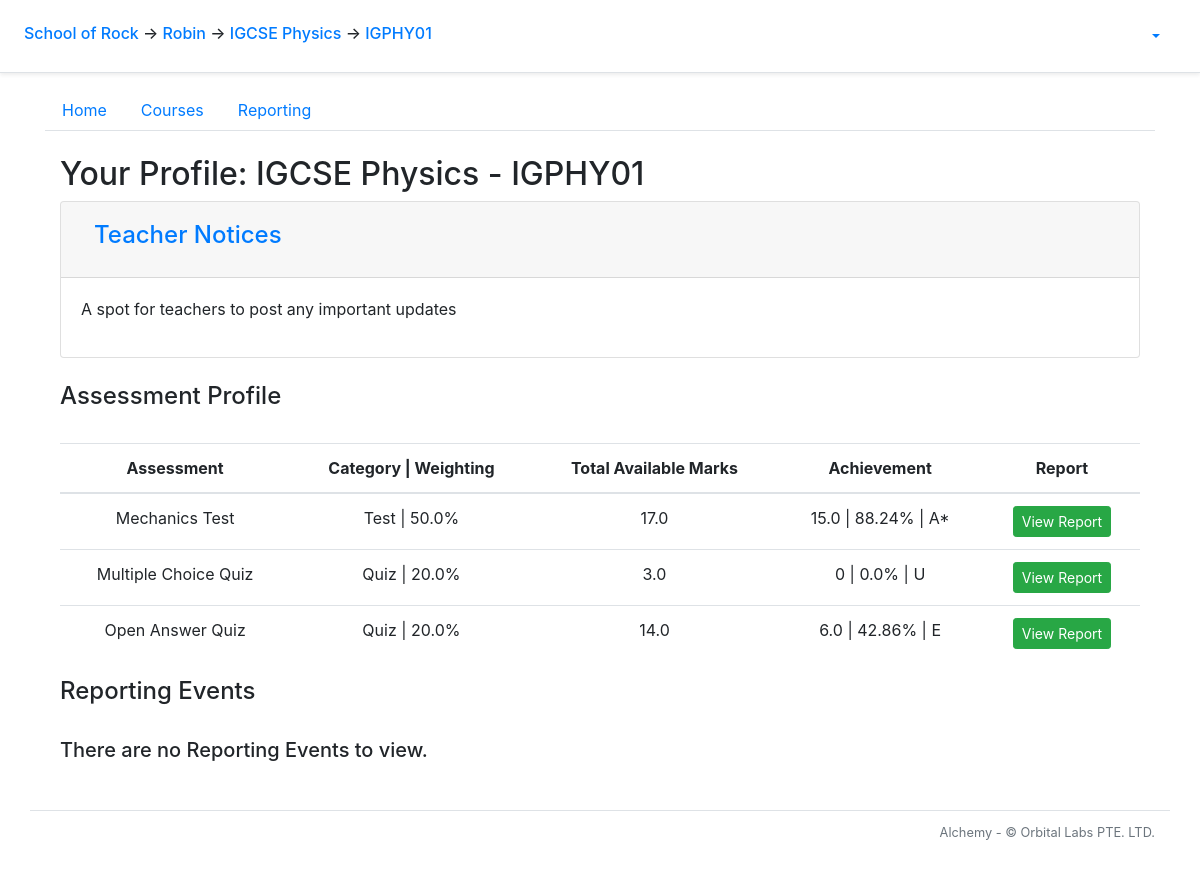
/student/1/course-view/1, run on the app's committed database.
### alchemy/models.py (models this page shows, shortened)
class School(db.Model):
    __tablename__ = 'school'
    id = db.Column(db.Integer, primary_key=True)
    name = db.Column(db.String(50))
    departments = db.relationship('Department', backref='school')
    snapshots = db.relationship('Snapshot', backref='school')

class AwsUser(db.Model):
    __tablename__ = 'aws_user'
    id = db.Column(db.Integer, primary_key=True)
    sub = db.Column(db.String(64), unique=True) # UUID string
    username = db.Column(db.String(64), nullable=False)
    group = db.Column(db.String(64), nullable=False) # Would we support multiple groups per user?
    email = db.Column(db.String(64))
    given_name = db.Column(db.String(32))
    family_name = db.Column(db.String(32))
    USER_ATTRIBUTES = ('given_name', 'family_name', 'email')

class Course(db.Model):
    __tablename__ = 'course'
    id = db.Column(db.Integer, primary_key=True)
    name = db.Column(db.String(20), nullable=False)
    department_id = db.Column(db.Integer, db.ForeignKey('department.id'))
    questions = db.relationship('Question', backref = 'q_course')
    tags = db.relationship('Tag', backref='tag_course')
    clazzes = db.relationship('Clazz', backref='course')
    papers = db.relationship('Paper', backref='course')
    grade_levels = db.relationship('GradeLevel', backref='grade_levels')
    assessment_categories = db.relationship('AssessmentCategory', backref='assessment_categories')
    checkpoints = db.relationship('Checkpoint', backref='course')

class Clazz(db.Model):
    __tablename__ = 'clazz'
    id = db.Column(db.Integer, primary_key=True)
    code = db.Column(db.String(20), nullable=False)
    course_id = db.Column(db.Integer, db.ForeignKey('course.id'))
    students = db.relationship('Student', secondary=clazzes_students, back_populates='clazzes',
        order_by='Student.id')

class GradeLevel(db.Model):
    __tablename__ = 'grade_level'
    id = db.Column(db.Integer, primary_key=True)
    grade = db.Column(db.String())
    lower_bound = db.Column(db.Integer)
    upper_bound = db.Column(db.Integer)
    course_id = db.Column(db.Integer, db.ForeignKey('course.id'), nullable=False)

class Paper(db.Model):
    __tablename__ = 'paper'
    id = db.Column(db.Integer, primary_key=True)
    title = db.Column(db.String(50), nullable=False)
    scores = db.relationship('Score', backref='paper')
    paper_questions = db.relationship('PaperQuestion',
            order_by='PaperQuestion.order_number',
            collection_class=ordering_list('order_number', count_from=1))
    course_id = db.Column(db.Integer, db.ForeignKey('course.id'))
    category_id = db.Column(db.Integer, db.ForeignKey('assessment_category.id'), nullable=False)
    category = db.relationship('AssessmentCategory', back_populates='papers')
    checkpoints = db.relationship('Checkpoint', secondary=checkpoints_papers, back_populates='papers')
    @sqlalchemy.orm.reconstructor
    def __paper_construct__(self):
        self.build_profile()
    def build_profile(self):
        self.profile = paper_profile.PaperProfile()
        self.profile.total_questions = len(self.paper_questions)
        tag_list = []
        for pq in self.paper_questions:
            if len(pq.question.all_solutions) > 1:
                self.profile.total_mc_questions += 1
                self.profile.total_mc_points += pq.question.points
            elif len(pq.question.all_solutions) == 1:
                self.profile.total_oa_questions += 1
                self.profile.total_oa_points += pq.question.points
            else:
                pass
            self.profile.total_points += pq.question.points
            for tag in pq.question.tags:
                if tag not in tag_list:
                    tag_list.append(tag)
        if self.profile.total_mc_questions > 0:
            self.profile.has_mc_questions = True
        if self.profile.total_points != 0:
            self.profile.mcq_points_norm_ratio = round(self.profile.total_mc_points/self.profile.total_points*100, 1)
            self.profile.oaq_points_norm_ratio = round(self.profile.total_oa_points/self.profile.total_points*100, 1)
        for tag in tag_list:
            new_tag_profile = paper_profile.build_tag_profile(self, tag)
            new_tag_profile.calculate_q_percentage(self.profile)
            new_tag_profile.calculate_p_percentage(self.profile)
            self.profile.tag_profile_list.append(new_tag_profile)

class AssessmentCategory(db.Model):
    __tablename__ = 'assessment_category'
    id = db.Column(db.Integer, primary_key=True)
    name = db.Column(db.String())
    weight = db.Column(db.Float)
    course_id = db.Column(db.Integer, db.ForeignKey('course.id'), nullable=False)
    papers = db.relationship('Paper', back_populates='category')

### alchemy/views/student.py (the view)
@bp_student.route('/course-view/<int:course_id>')
@auth_manager.require_group
def course_view(course_id):
    g.course = models.Course.query.filter_by(id = course_id).first()
    for clazz in g.student.clazzes:
        if clazz.course.id == g.course.id:
            g.clazz = clazz
    course_profile = data_manager.StudentCourseProfile(g.student, g.course)
    return flask.render_template('student/course_view.html', profile = course_profile)

### alchemy/auth_manager.py (called while the page is built)
def auth_enabled():
    return False

def require_group(func):
    @functools.wraps(func)
    def deco(*args, **kwargs):
        if not auth_enabled():
            g.current_user = None
        elif flask_jwt_extended.verify_jwt_in_request(optional=True):
            g.current_user = flask_jwt_extended.get_current_user()
        else:
            flask.abort(401)
        return func(*args, **kwargs)
    return deco

### alchemy/reports/data_manager.py (called while the page is built)
def total_score(score_list):
    return sum(score.value for score in score_list if score.value)

def calc_percentage(numerator, denominator):
    percentage = round(numerator/denominator*100, 2)
    return percentage

def determine_grade(percentage, course):
    grade_levels = course.grade_levels
    for i in range(len(grade_levels)):
        if percentage >= grade_levels[i].lower_bound:
            new_grade = grade_levels[i].grade
            break
    return new_grade

    def build_self(self, student, course):
        for paper in course.papers:
            paper_score_tally = PaperScoreTally.from_student(student, paper)
            self.paper_score_tallies.append(paper_score_tally)
        for checkpoint in course.checkpoints:
            checkpoint_tally = checkpoint_data_manager.StudentCheckpointTally(student, checkpoint)
            self.checkpoint_tallies.append(checkpoint_tally)

    def build_self(self):
        if len(self.paper.paper_questions) == 0:
            self.percent_total = None
            self.grade = None
        else:
            self.percent_total = calc_percentage(self.raw_total, self.paper_total)
            self.grade = determine_grade(self.percent_total, self.paper.course)

### alchemy/views/clazz.py (called while the page is built)
@bp_clazz.url_defaults
def url_defaults(endpoint, values):
    if 'clazz_id' not in values:
        values['clazz_id'] = g.clazz.id

### alchemy/views/course.py (called while the page is built)
@bp_course.url_defaults
def url_defaults(endpoint, values):
    if 'course_id' not in values:
        values['course_id'] = g.course.id

### alchemy/views/profile.py (called while the page is built)
def build_tag_profile(paper, primary_tag):
    allocated_questions = 0
    allocated_points = 0
    for paper_question in paper.paper_questions:
        for tag in paper_question.question.tags:
            if tag.name == primary_tag.name:
                allocated_questions += 1
                allocated_points += paper_question.question.points
    tag_profile = TagProfile(primary_tag, allocated_questions, allocated_points)
    return tag_profile

### alchemy/views/school.py (called while the page is built)
@bp_school.url_defaults
def bp_school_url_defaults(endpoint, values):
    if 'school_id' not in values:
        values['school_id'] = g.school.id

### alchemy/templates/student/course_view.html (shortened to what this page needs)
{% extends "student/layout.html" %}
{% block student_tab_content %}
<div class='container'>
  <h2>Your Profile: {{ g.clazz.course.name }} - {{ g.clazz.code }}</h2>
</div>
<div class='container'>
  <div class="accordion" id="daily-header">
    <div class="card">
      <div class="card-header" id="header-title">
        <h3 class="mb-0">
          <button class="btn btn-link btn-block text-left" type="button" data-toggle="collapse" data-target="#header-content" aria-expanded="true" aria-controls="header-content">
            <h4>Teacher Notices</h4>
          </button>
        </h3>
      </div>
      <div id="header-content" class="collapse show" aria-labelledby="header-content" data-parent="#daily-header">
        <div class="card-body">
          <p>A spot for teachers to post any important updates</p>
        </div>
      </div>
    </div>
  </div>
</div>
<br>
<div class='container'>
  <h4>Assessment Profile</h4>
  <br>
  <table style="text-align:center" class="table table-hover">
    <tr>
      <th>Assessment</th>
      <th>Category | Weighting</th>
      <th>Total Available Marks</th>
      <th>Achievement</th>
      <th>Report</th>
    </tr>
    <tbody>
      {% for tally in profile.paper_score_tallies %}
        {% if tally.paper.paper_questions|length == 0 %}
          <tr>
            <td>{{ tally.paper.title }}</td>
            <td>{{ tally.paper.category.name }} | {{ tally.paper.category.weight }}%</td>
            <td>{{ tally.paper.profile.total_points }}</td>
            <td><p style="color: orange;">Coming Soon</p></td>
            <td><a class="btn btn-success btn-sm disabled">Not Yet Available</a></td>
          </tr>
        {% else %}
          <tr>
            <td>{{ tally.paper.title }}</td>
            {% if tally.has_all_scores %}
              <td>{{ tally.paper.category.name }} | {{ tally.paper.category.weight }}%</td>
              <td>{{ tally.paper.profile.total_points }}</td>
              <td> {{ tally.raw_total }} | {{ tally.percent_total }}% | {{ tally.grade }} </td>
              <td><a class="btn btn-success btn-sm" target="_blank" href="{{ url_for('student.paper_report', student_id = g.student.id, paper_id = tally.paper.id, clazz_id = g.clazz.id, section_selection_string_get = g.student_paper_report_sections_string) }}" >View Report</a></td>
            {% else %}
              <td>No Grade Assigned</td>
              <td><a class="btn btn-success btn-sm disabled">Not Yet Available</a></td>
            {% endif %}
          </tr>
        {% endif %}
      {% endfor %}
    </tbody>
  </table>
</div>
<div class='container'>
  <h4>Reporting Events</h4>
  <br>
  {% if g.school.snapshots|length == 0 %}
    <h5 color='red'>There are no Reporting Events to view.</h5>
  {% endif %}
</div>
{% endblock student_tab_content %}

### alchemy/templates/layout_start.html (shortened to what this page needs)
<!doctype html>
<html lang="en">
  <head>
      <link rel="stylesheet" href="https://stackpath.bootstrapcdn.com/bootstrap/4.5.0/css/bootstrap.min.css">
      <link rel="stylesheet" type="text/css" href="{{ url_for('static', filename='card-body.css') }}">
    </head>
    <body>
      <div class="p-3 px-md-4 mb-3 bg-white border-bottom shadow-sm">
        <div class="row justify-content-md-center">
          <div class="col d-flex align-items-baseline">
            <h6 class="mt-2 mr-3">
              {% if g.school %}
                <a href = "{{ url_for('school.index', school_id = g.school.id)}}">{{ g.school.name }}</a>
              {% else %}
                <b style="text-align: center;">Welcome to...</b>
              {% endif %}
              {% if g.student %}
                <span>&#8594;</span><a href = "{{ url_for('student.index', student_id = g.student.id) }}"> {{ g.student.aws_user.given_name }}</a>
              {% endif %}
              {% if g.course %}
                <span>&#8594;</span><a href = "{{ url_for('course.index', course_id = g.course.id) }}"> {{ g.course.name }}</a>
              {% endif %}
              {% if g.clazz %}
                <span>&#8594;</span><a href = "{{ url_for('course.clazz.index', clazz_id = g.clazz.id) }}"> {{ g.clazz.code }}</a>
              {% endif %}
            </h6>
          </div>
          <div class="col-md-auto d-flex align-items-baseline">
            {% if 'current_user' in g %}
            <ul class="nav nav-pills">
              <li class="nav-item dropdown">
                <a class="nav-link dropdown-toggle" data-toggle="dropdown" href="#" role="button" aria-haspopup="true" aria-expanded="false">{{ g.current_user.username }}</a>
              </li>
            </ul>
            {% endif %}
          </div>
        </div>
      </div>

### data on the page
School: school.name "School of Rock"
AwsUser: student.aws_user.given_name "Robin"
Course: course.name "IGCSE Physics", clazz.course.name "IGCSE Physics"
Clazz: clazz.code "IGPHY01"
GradeLevel: paper "Mechanics Test", paper.category.name "Test", paper.category.weight "50.0", paper.profile.total_points "17.0", raw_total "15.0", percent_total "88.24", grade "A*"
Paper: paper "Multiple Choice Quiz"
AssessmentCategory: paper.category.name "Quiz" "Quiz", paper.category.weight "20.0" "20.0"
Paper: paper "Open Answer Quiz"

### other printed values
{{ tally.paper.profile.total_points }} "3.0" "14.0"
{{ tally.raw_total }} "0" "6.0"
{{ tally.percent_total }} "0.0" "42.86"
{{ tally.grade }} "U" "E"
